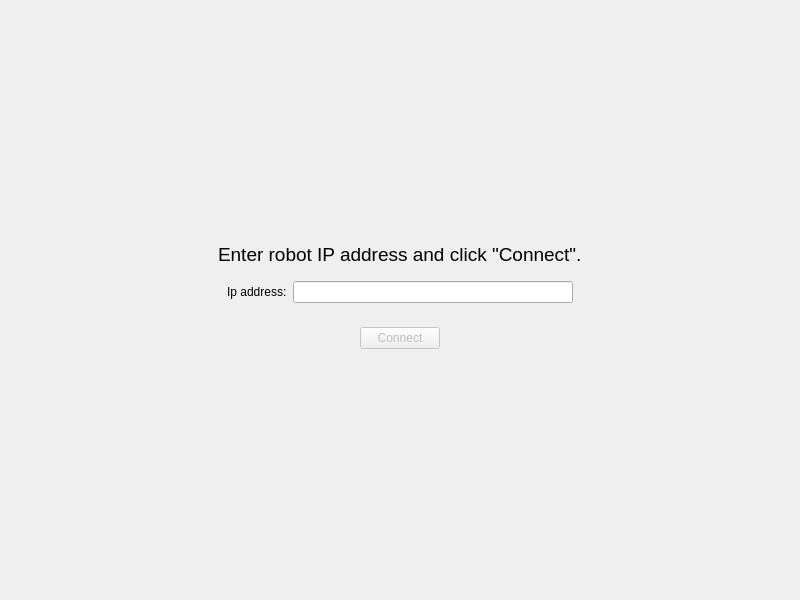
<?xml version="1.0" encoding="UTF-8"?>
<ui version="4.0">
 <class>FormConnectToRobot</class>
 <widget class="QWidget" name="FormConnectToRobot">
  <property name="geometry">
   <rect>
    <x>0</x>
    <y>0</y>
    <width>800</width>
    <height>600</height>
   </rect>
  </property>
  <property name="windowTitle">
   <string>Form</string>
  </property>
  <layout class="QGridLayout" name="gridLayout">
   <item row="2" column="0">
    <spacer name="horizontalSpacer">
     <property name="orientation">
      <enum>Qt::Horizontal</enum>
     </property>
     <property name="sizeHint" stdset="0">
      <size>
       <width>40</width>
       <height>20</height>
      </size>
     </property>
    </spacer>
   </item>
   <item row="4" column="1">
    <spacer name="verticalSpacer_2">
     <property name="orientation">
      <enum>Qt::Vertical</enum>
     </property>
     <property name="sizeHint" stdset="0">
      <size>
       <width>20</width>
       <height>40</height>
      </size>
     </property>
    </spacer>
   </item>
   <item row="1" column="1">
    <widget class="QLabel" name="label">
     <property name="font">
      <font>
       <pointsize>14</pointsize>
      </font>
     </property>
     <property name="text">
      <string>Enter robot IP address and click &quot;Connect&quot;.</string>
     </property>
    </widget>
   </item>
   <item row="2" column="2">
    <spacer name="horizontalSpacer_2">
     <property name="orientation">
      <enum>Qt::Horizontal</enum>
     </property>
     <property name="sizeHint" stdset="0">
      <size>
       <width>40</width>
       <height>20</height>
      </size>
     </property>
    </spacer>
   </item>
   <item row="0" column="1">
    <spacer name="verticalSpacer">
     <property name="orientation">
      <enum>Qt::Vertical</enum>
     </property>
     <property name="sizeHint" stdset="0">
      <size>
       <width>20</width>
       <height>40</height>
      </size>
     </property>
    </spacer>
   </item>
   <item row="2" column="1">
    <widget class="QWidget" name="widget" native="true">
     <layout class="QHBoxLayout" name="horizontalLayout">
      <item>
       <widget class="QLabel" name="label_2">
        <property name="text">
         <string>Ip address:</string>
        </property>
       </widget>
      </item>
      <item>
       <widget class="QLineEdit" name="lineEditIpAddress"/>
      </item>
     </layout>
    </widget>
   </item>
   <item row="3" column="1">
    <widget class="QWidget" name="widget_2" native="true">
     <layout class="QHBoxLayout" name="horizontalLayout_2">
      <item>
       <spacer name="horizontalSpacer_3">
        <property name="orientation">
         <enum>Qt::Horizontal</enum>
        </property>
        <property name="sizeHint" stdset="0">
         <size>
          <width>124</width>
          <height>20</height>
         </size>
        </property>
       </spacer>
      </item>
      <item>
       <widget class="QPushButton" name="pushButtonConnect">
        <property name="enabled">
         <bool>false</bool>
        </property>
        <property name="text">
         <string>Connect</string>
        </property>
        <property name="autoDefault">
         <bool>true</bool>
        </property>
       </widget>
      </item>
      <item>
       <spacer name="horizontalSpacer_4">
        <property name="orientation">
         <enum>Qt::Horizontal</enum>
        </property>
        <property name="sizeHint" stdset="0">
         <size>
          <width>40</width>
          <height>20</height>
         </size>
        </property>
       </spacer>
      </item>
     </layout>
    </widget>
   </item>
  </layout>
 </widget>
 <resources/>
 <connections/>
</ui>
